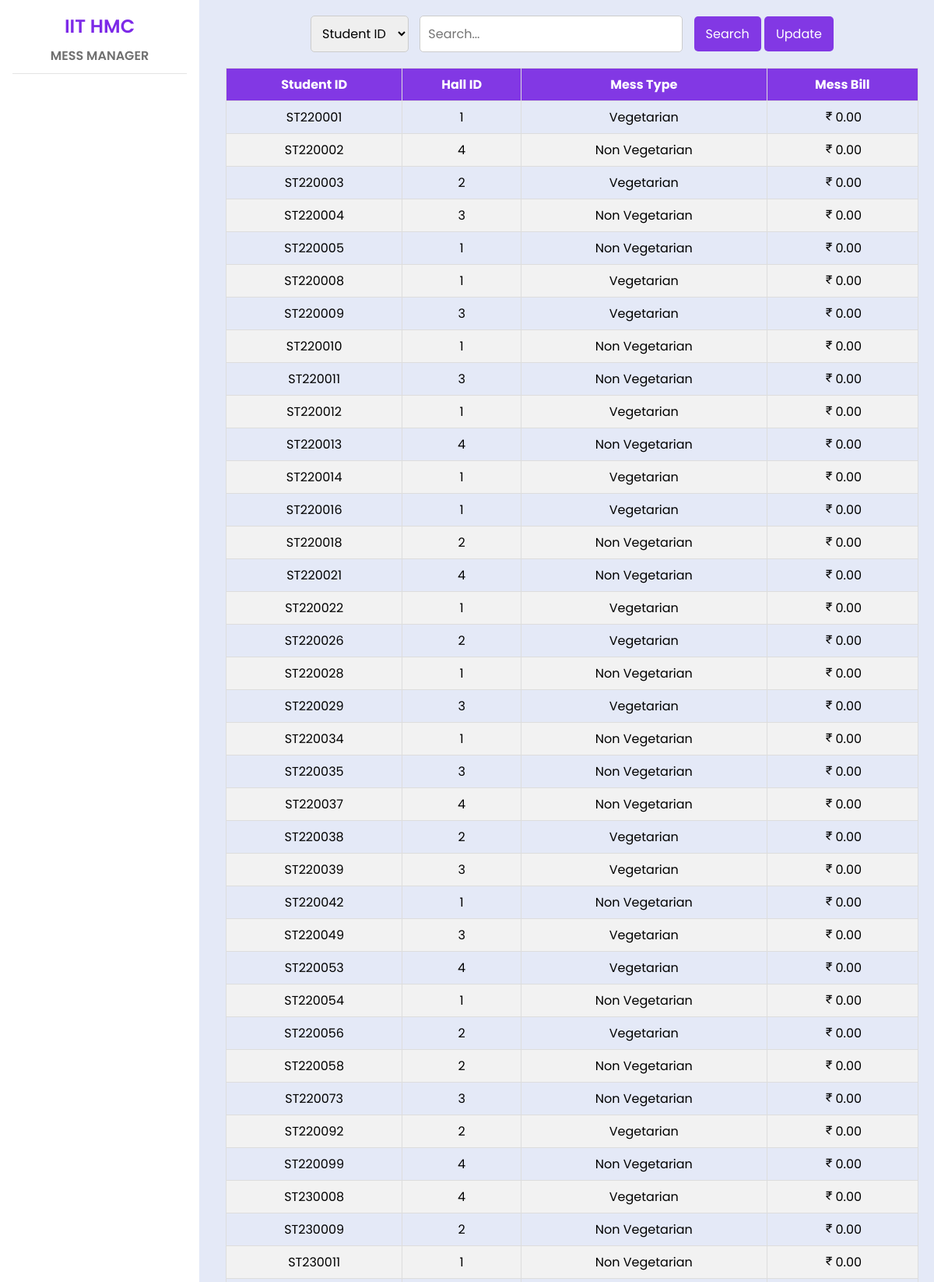
Page /project/mess/mess_details.php (upper part) on the committed database.
### tables this page shows
CREATE TABLE `StudentHallDetails` (
  `student_id` varchar(10) NOT NULL,
  `hall_id` int(11) NOT NULL,
  `room_number` int(11) NOT NULL,
  `mess_type` enum('Vegetarian','Non Vegetarian') NOT NULL,
  `room_bill` decimal(10,2) NOT NULL DEFAULT 0.00,
  `mess_bill` decimal(10,2) NOT NULL DEFAULT 0.00
);

### project/mess/mess_details.php (the view, shortened to what this page needs)
<?php include 'connect.php'; ?>
<!DOCTYPE html>
<html lang="en">
<head>
    <link rel="stylesheet" href="manager_styles.css">
    <link href='https://unpkg.com/boxicons@2.1.4/css/boxicons.min.css' rel='stylesheet'>
</head>
<body>
    <?php include 'sidebar.php'; ?>
    <section class="main-content">
        <div class="search-container">
            <select id="columnSelect">
                <option value="student_id">Student ID</option>
            </select>
            <input type="text" id="search" placeholder="Search..." onkeyup="filterTable()">
            <button onclick="filterTable()">Search</button>
            <button onclick="changeBillAmounts()">Update</button>
        </div>
        <table class="details-table" id="messDetailsTable">
            <thead>
                <tr>
                    <th>Student ID</th>
                    <th>Hall ID</th>
                    <th>Mess Type</th>
                    <th>Mess Bill</th>
                </tr>
            </thead>
            <tbody>
                <?php
                $stmt = $conn->prepare("SELECT student_id, hall_id, mess_type, mess_bill FROM StudentHallDetails");
                $stmt->execute();
                $messDetails = $stmt->fetchAll(PDO::FETCH_ASSOC);
                if (empty($messDetails)) {
                    echo "<tr><td colspan='4'>No records found.</td></tr>";
                } else {
                    foreach ($messDetails as $detail) {
                        echo "<tr>";
                        echo "<td>{$detail['student_id']}</td>";
                        echo "<td>{$detail['hall_id']}</td>";
                        echo "<td>" . ucfirst($detail['mess_type']) . "</td>";
                        echo "<td><i class='bx bx-rupee'></i>{$detail['mess_bill']}</td>";
                        echo "</tr>";
                    }
                }
                ?>
            </tbody>
        </table>
    </section>
</body>
</html>

### project/mess/manager_styles.css (style rules this page uses)
:root { --body-color: #E4E9F7; --text-color: #707070; --text-head-color: #5e5e5e; --border-color:#e4e4e4; --purple: #7d2ae8; --purple-light: #8238e4; }
* { margin: 0; padding: 0; box-sizing: border-box; text-decoration: none; font-family: 'Poppins', sans-serif; }
body { background: var(--body-color); }
.main-content { margin-left: 270px; padding: 20px; flex: 1; }

### project/mess/mess_details.php (style rules this page uses)
.details-table { width: 100%; border-collapse: collapse; margin: 20px 0; }
.details-table th, .details-table td { border: 1px solid #ddd; padding: 8px; text-align: center; }
.details-table th { background-color: #8238e4; color: white; }
.details-table tr:nth-child(even) { background-color: #f2f2f2; }
.search-container { text-align: center; margin-bottom: 20px; }
.search-container select, .search-container input { padding: 10px; margin-right: 10px; font-size: 16px; border: 1px solid #ccc; border-radius: 5px; }
.search-container button { padding: 10px 15px; font-size: 16px; background-color: #8238e4; color: white; border: none; border-radius: 5px; cursor: pointer; }

### rows in the picture
studenthalldetails: student_id "ST220001", hall "1", mess_type "Vegetarian", mess_bill "0.00"
studenthalldetails: student_id "ST220002", hall "4", mess_type "Non Vegetarian", mess_bill "0.00"
studenthalldetails: student_id "ST220003", hall "2", mess_type "Vegetarian", mess_bill "0.00"
studenthalldetails: student_id "ST220004", hall "3", mess_type "Non Vegetarian", mess_bill "0.00"
studenthalldetails: student_id "ST220005", hall "1", mess_type "Non Vegetarian", mess_bill "0.00"
studenthalldetails: student_id "ST220008", hall "1", mess_type "Vegetarian", mess_bill "0.00"
studenthalldetails: student_id "ST220009", hall "3", mess_type "Vegetarian", mess_bill "0.00"
studenthalldetails: student_id "ST220010", hall "1", mess_type "Non Vegetarian", mess_bill "0.00"
studenthalldetails: student_id "ST220011", hall "3", mess_type "Non Vegetarian", mess_bill "0.00"
studenthalldetails: student_id "ST220012", hall "1", mess_type "Vegetarian", mess_bill "0.00"
studenthalldetails: student_id "ST220013", hall "4", mess_type "Non Vegetarian", mess_bill "0.00"
studenthalldetails: student_id "ST220014", hall "1", mess_type "Vegetarian", mess_bill "0.00"
studenthalldetails: student_id "ST220016", hall "1", mess_type "Vegetarian", mess_bill "0.00"
studenthalldetails: student_id "ST220018", hall "2", mess_type "Non Vegetarian", mess_bill "0.00"
studenthalldetails: student_id "ST220021", hall "4", mess_type "Non Vegetarian", mess_bill "0.00"
studenthalldetails: student_id "ST220022", hall "1", mess_type "Vegetarian", mess_bill "0.00"
studenthalldetails: student_id "ST220026", hall "2", mess_type "Vegetarian", mess_bill "0.00"
studenthalldetails: student_id "ST220028", hall "1", mess_type "Non Vegetarian", mess_bill "0.00"
studenthalldetails: student_id "ST220029", hall "3", mess_type "Vegetarian", mess_bill "0.00"
studenthalldetails: student_id "ST220034", hall "1", mess_type "Non Vegetarian", mess_bill "0.00"
studenthalldetails: student_id "ST220035", hall "3", mess_type "Non Vegetarian", mess_bill "0.00"
studenthalldetails: student_id "ST220037", hall "4", mess_type "Non Vegetarian", mess_bill "0.00"
studenthalldetails: student_id "ST220038", hall "2", mess_type "Vegetarian", mess_bill "0.00"
studenthalldetails: student_id "ST220039", hall "3", mess_type "Vegetarian", mess_bill "0.00"
studenthalldetails: student_id "ST220042", hall "1", mess_type "Non Vegetarian", mess_bill "0.00"
studenthalldetails: student_id "ST220049", hall "3", mess_type "Vegetarian", mess_bill "0.00"
studenthalldetails: student_id "ST220053", hall "4", mess_type "Vegetarian", mess_bill "0.00"
studenthalldetails: student_id "ST220054", hall "1", mess_type "Non Vegetarian", mess_bill "0.00"
studenthalldetails: student_id "ST220056", hall "2", mess_type "Vegetarian", mess_bill "0.00"
studenthalldetails: student_id "ST220058", hall "2", mess_type "Non Vegetarian", mess_bill "0.00"
studenthalldetails: student_id "ST220073", hall "3", mess_type "Non Vegetarian", mess_bill "0.00"
studenthalldetails: student_id "ST220092", hall "2", mess_type "Vegetarian", mess_bill "0.00"
studenthalldetails: student_id "ST220099", hall "4", mess_type "Non Vegetarian", mess_bill "0.00"
studenthalldetails: student_id "ST230008", hall "4", mess_type "Vegetarian", mess_bill "0.00"
studenthalldetails: student_id "ST230009", hall "2", mess_type "Non Vegetarian", mess_bill "0.00"
studenthalldetails: student_id "ST230011", hall "1", mess_type "Non Vegetarian", mess_bill "0.00"
